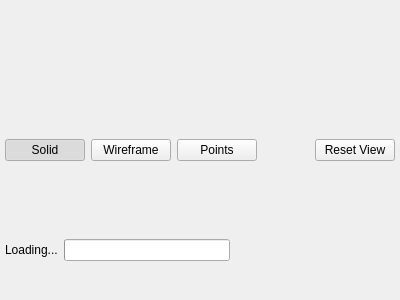
<?xml version="1.0" encoding="UTF-8"?>
<ui version="4.0">
 <class>Viewer3DWidget</class>
 <widget class="QWidget" name="Viewer3DWidget">
  <property name="geometry">
   <rect>
    <x>0</x>
    <y>0</y>
    <width>400</width>
    <height>300</height>
   </rect>
  </property>
  <property name="minimumSize">
   <size>
    <width>400</width>
    <height>300</height>
   </size>
  </property>
  <property name="windowTitle">
   <string>3D Model Viewer</string>
  </property>
  <layout class="QVBoxLayout" name="verticalLayout">
   <property name="spacing">
    <number>0</number>
   </property>
   <property name="leftMargin">
    <number>0</number>
   </property>
   <property name="topMargin">
    <number>0</number>
   </property>
   <property name="rightMargin">
    <number>0</number>
   </property>
   <property name="bottomMargin">
    <number>0</number>
   </property>
   <item>
    <widget class="QWidget" name="viewer_container" native="true">
     <layout class="QVBoxLayout" name="viewer_layout">
      <property name="spacing">
       <number>0</number>
      </property>
      <property name="leftMargin">
       <number>0</number>
      </property>
      <property name="topMargin">
       <number>0</number>
      </property>
      <property name="rightMargin">
       <number>0</number>
      </property>
      <property name="bottomMargin">
       <number>0</number>
      </property>
     </layout>
    </widget>
   </item>
   <item>
    <widget class="QWidget" name="control_panel">
     <layout class="QHBoxLayout" name="control_layout">
      <property name="leftMargin">
       <number>5</number>
      </property>
      <property name="topMargin">
       <number>5</number>
      </property>
      <property name="rightMargin">
       <number>5</number>
      </property>
      <property name="bottomMargin">
       <number>5</number>
      </property>
      <item>
       <widget class="QPushButton" name="solid_button">
        <property name="text">
         <string>Solid</string>
        </property>
        <property name="checkable">
         <bool>true</bool>
        </property>
        <property name="checked">
         <bool>true</bool>
        </property>
       </widget>
      </item>
      <item>
       <widget class="QPushButton" name="wireframe_button">
        <property name="text">
         <string>Wireframe</string>
        </property>
        <property name="checkable">
         <bool>true</bool>
        </property>
       </widget>
      </item>
      <item>
       <widget class="QPushButton" name="points_button">
        <property name="text">
         <string>Points</string>
        </property>
        <property name="checkable">
         <bool>true</bool>
        </property>
       </widget>
      </item>
      <item>
       <spacer name="horizontalSpacer">
        <property name="orientation">
         <enum>Qt::Horizontal</enum>
        </property>
        <property name="sizeHint" stdset="0">
         <size>
          <width>40</width>
          <height>20</height>
         </size>
        </property>
       </spacer>
      </item>
      <item>
       <widget class="QPushButton" name="reset_button">
        <property name="text">
         <string>Reset View</string>
        </property>
       </widget>
      </item>
     </layout>
    </widget>
   </item>
   <item>
    <widget class="QWidget" name="progress_frame">
     <property name="visible">
      <bool>false</bool>
     </property>
     <layout class="QHBoxLayout" name="progress_layout">
      <property name="leftMargin">
       <number>5</number>
      </property>
      <property name="topMargin">
       <number>5</number>
      </property>
      <property name="rightMargin">
       <number>5</number>
      </property>
      <property name="bottomMargin">
       <number>5</number>
      </property>
      <item>
       <widget class="QLabel" name="progress_label">
        <property name="text">
         <string>Loading...</string>
        </property>
       </widget>
      </item>
      <item>
       <widget class="QProgressBar" name="progress_bar">
        <property name="visible">
         <bool>false</bool>
        </property>
       </widget>
      </item>
      <item>
       <spacer name="progressSpacer">
        <property name="orientation">
         <enum>Qt::Horizontal</enum>
        </property>
        <property name="sizeHint" stdset="0">
         <size>
          <width>40</width>
          <height>20</height>
         </size>
        </property>
       </spacer>
      </item>
     </layout>
    </widget>
   </item>
  </layout>
 </widget>
 <resources/>
 <connections/>
</ui>
